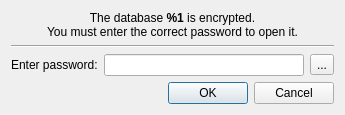
<?xml version="1.0" encoding="UTF-8"?>
<ui version="4.0">
 <class>DatabaseAuthenticationDialog</class>
 <widget class="QDialog" name="DatabaseAuthenticationDialog">
  <property name="windowModality">
   <enum>Qt::WindowModal</enum>
  </property>
  <property name="sizePolicy">
   <sizepolicy hsizetype="Maximum" vsizetype="Maximum">
    <horstretch>0</horstretch>
    <verstretch>0</verstretch>
   </sizepolicy>
  </property>
  <property name="windowTitle">
   <string>Enter Database Password</string>
  </property>
  <layout class="QGridLayout" name="gridLayout">
   <property name="sizeConstraint">
    <enum>QLayout::SetMaximumSize</enum>
   </property>
   <item row="2" column="0">
    <widget class="QLabel" name="enterPasswordLabel">
     <property name="text">
      <string>Enter password:</string>
     </property>
    </widget>
   </item>
   <item row="2" column="1">
    <widget class="QLineEdit" name="passwordLineEdit">
     <property name="minimumSize">
      <size>
       <width>200</width>
       <height>0</height>
      </size>
     </property>
    </widget>
   </item>
   <item row="4" column="0" colspan="3">
    <widget class="QDialogButtonBox" name="buttonBox">
     <property name="orientation">
      <enum>Qt::Horizontal</enum>
     </property>
     <property name="standardButtons">
      <set>QDialogButtonBox::Cancel|QDialogButtonBox::Ok</set>
     </property>
    </widget>
   </item>
   <item row="2" column="2">
    <widget class="QToolButton" name="revealToolButton">
     <property name="text">
      <string>...</string>
     </property>
     <property name="checkable">
      <bool>true</bool>
     </property>
    </widget>
   </item>
   <item row="0" column="0" colspan="3">
    <widget class="QLabel" name="encryptedMessageLabel">
     <property name="sizePolicy">
      <sizepolicy hsizetype="Preferred" vsizetype="Maximum">
       <horstretch>0</horstretch>
       <verstretch>0</verstretch>
      </sizepolicy>
     </property>
     <property name="text">
      <string>The database &lt;b&gt;%1&lt;/b&gt; is encrypted.&lt;br /&gt;
You must enter the correct password to open it.</string>
     </property>
     <property name="textFormat">
      <enum>Qt::RichText</enum>
     </property>
     <property name="alignment">
      <set>Qt::AlignCenter</set>
     </property>
     <property name="wordWrap">
      <bool>true</bool>
     </property>
    </widget>
   </item>
   <item row="1" column="0" colspan="3">
    <widget class="Line" name="line">
     <property name="orientation">
      <enum>Qt::Horizontal</enum>
     </property>
    </widget>
   </item>
  </layout>
 </widget>
 <tabstops>
  <tabstop>passwordLineEdit</tabstop>
  <tabstop>revealToolButton</tabstop>
  <tabstop>buttonBox</tabstop>
 </tabstops>
 <resources/>
 <connections>
  <connection>
   <sender>buttonBox</sender>
   <signal>accepted()</signal>
   <receiver>DatabaseAuthenticationDialog</receiver>
   <slot>accept()</slot>
   <hints>
    <hint type="sourcelabel">
     <x>257</x>
     <y>57</y>
    </hint>
    <hint type="destinationlabel">
     <x>157</x>
     <y>274</y>
    </hint>
   </hints>
  </connection>
  <connection>
   <sender>buttonBox</sender>
   <signal>rejected()</signal>
   <receiver>DatabaseAuthenticationDialog</receiver>
   <slot>reject()</slot>
   <hints>
    <hint type="sourcelabel">
     <x>324</x>
     <y>57</y>
    </hint>
    <hint type="destinationlabel">
     <x>286</x>
     <y>274</y>
    </hint>
   </hints>
  </connection>
  <connection>
   <sender>revealToolButton</sender>
   <signal>toggled(bool)</signal>
   <receiver>DatabaseAuthenticationDialog</receiver>
   <slot>hidePassword(bool)</slot>
   <hints>
    <hint type="sourcelabel">
     <x>310</x>
     <y>17</y>
    </hint>
    <hint type="destinationlabel">
     <x>390</x>
     <y>19</y>
    </hint>
   </hints>
  </connection>
 </connections>
 <slots>
  <slot>hidePassword(bool)</slot>
 </slots>
</ui>
